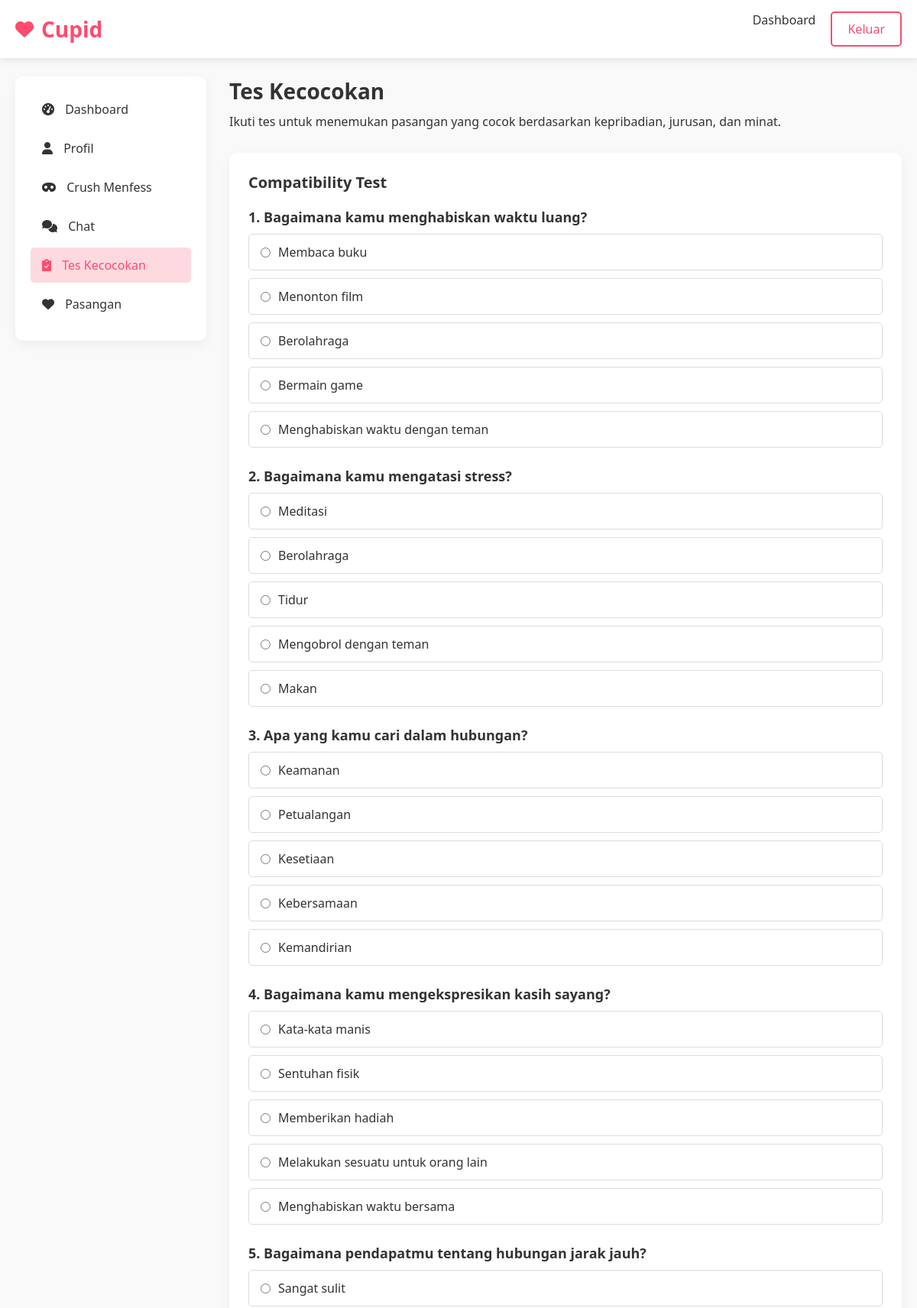
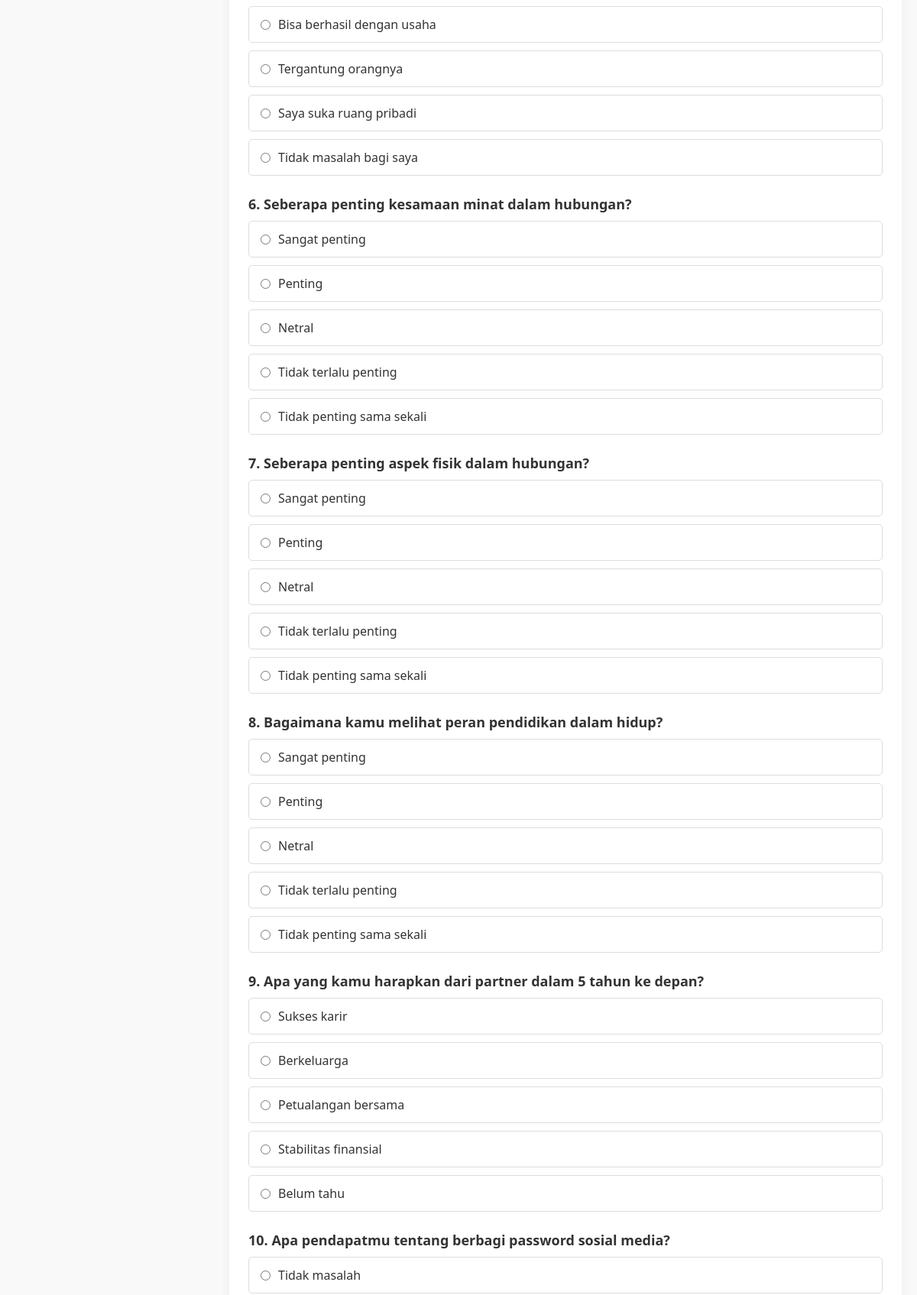
/dashboard.php?page=compatibility (signed in, upper part), run on the app's committed database (2 pictures, top to bottom).
### tables this page shows
CREATE TABLE IF NOT EXISTS compatibility_questions (
    id INT AUTO_INCREMENT PRIMARY KEY,
    question_text TEXT NOT NULL,
    option_1 VARCHAR(255) NOT NULL,
    option_2 VARCHAR(255) NOT NULL,
    option_3 VARCHAR(255) NOT NULL,
    option_4 VARCHAR(255) NOT NULL,
    option_5 VARCHAR(255) NOT NULL,
    created_at TIMESTAMP DEFAULT CURRENT_TIMESTAMP
);

### dashboard.php (the view, shortened to what this page needs)
<?php
require_once 'config.php';
$user_id = $_SESSION['user_id'];
$sql = "SELECT * FROM users WHERE id = ?";
$stmt = $conn->prepare($sql);
$stmt->bind_param("i", $user_id);
$stmt->execute();
$result = $stmt->get_result();
$user = $result->fetch_assoc();
$profile_sql = "SELECT * FROM profiles WHERE user_id = ?";
$profile_stmt = $conn->prepare($profile_sql);
$profile_stmt->bind_param("i", $user_id);
$profile_stmt->execute();
$profile_result = $profile_stmt->get_result();
$profile = $profile_result->fetch_assoc();
$profile_complete = ($profile && !empty($profile['interests']) && !empty($profile['bio']));
$menfess_sql = "SELECT m.*,
                CASE WHEN m.sender_id = ? THEN 'sent' ELSE 'received' END as type,
                CASE
                    WHEN (SELECT COUNT(*) FROM menfess_likes WHERE user_id = ? AND menfess_id = m.id) > 0
                    THEN 1 ELSE 0
                END as liked
                FROM menfess m
                WHERE m.receiver_id = ? OR m.sender_id = ?
                ORDER BY m.created_at DESC";
$menfess_stmt = $conn->prepare($menfess_sql);
$menfess_stmt->bind_param("iiii", $user_id, $user_id, $user_id, $user_id);
$menfess_stmt->execute();
$menfess_result = $menfess_stmt->get_result();
$menfess_messages = [];
while ($row = $menfess_result->fetch_assoc()) {
    $menfess_messages[] = $row;
}
$chat_sessions = [];
$test_taken_sql = "SELECT * FROM compatibility_results WHERE user_id = ?";
$test_taken_stmt = $conn->prepare($test_taken_sql);
$test_taken_stmt->bind_param("i", $user_id);
$test_taken_stmt->execute();
$test_taken_result = $test_taken_stmt->get_result();
$test_taken = ($test_taken_result->num_rows > 0);
$questions_sql = "SELECT * FROM compatibility_questions";
$questions_result = $conn->query($questions_sql);
$questions = [];
while ($row = $questions_result->fetch_assoc()) {
    $questions[] = $row;
}
$page = isset($_GET['page']) ? $_GET['page'] : 'dashboard';
?>
<!DOCTYPE html>
<html lang="id">
<head>
    <link href="https://cdnjs.cloudflare.com/ajax/libs/font-awesome/6.0.0-beta3/css/all.min.css" rel="stylesheet">
</head>
<body>
    <header>
        <div class="container">
            <div class="header-content">
                <a href="index.php" class="logo">
                    <i class="fas fa-heart"></i> Cupid
                </a>
                <nav>
                    <ul>
                        <li><a href="dashboard.php">Dashboard</a></li>
                        <li>
                            <a href="logout.php" class="btn btn-outline">Keluar</a>
                        </li>
                    </ul>
                </nav>
            </div>
        </div>
    </header>
    <section class="dashboard">
        <div class="container">
            <div class="dashboard-container">
                <div class="sidebar">
                    <ul class="sidebar-menu">
                        <li>
                            <a href="?page=dashboard" class="<?php echo $page === 'dashboard' ? 'active' : ''; ?>">
                                <i class="fas fa-tachometer-alt"></i> Dashboard
                            </a>
                        </li>
                        <li>
                            <a href="?page=profile" class="<?php echo $page === 'profile' ? 'active' : ''; ?>">
                                <i class="fas fa-user"></i> Profil
                            </a>
                        </li>
                        <li>
                            <a href="?page=menfess" class="<?php echo $page === 'menfess' ? 'active' : ''; ?>">
                                <i class="fas fa-mask"></i> Crush Menfess
                            </a>
                        </li>
                        <li>
                            <a href="?page=chat" class="<?php echo $page === 'chat' ? 'active' : ''; ?>">
                                <i class="fas fa-comments"></i> Chat
                            </a>
                        </li>
                        <li>
                            <a href="?page=compatibility" class="<?php echo $page === 'compatibility' ? 'active' : ''; ?>">
                                <i class="fas fa-clipboard-check"></i> Tes Kecocokan
                            </a>
                        </li>
                        <li>
                            <a href="?page=matches" class="<?php echo $page === 'matches' ? 'active' : ''; ?>">
                                <i class="fas fa-heart"></i> Pasangan
                            </a>
                        </li>
                    </ul>
                </div>
                <div class="main-content">
                    <?php if ($page === 'dashboard'): ?>
                        <div class="dashboard-header">
                            <h2>Dashboard</h2>
                            <p>Selamat datang, <?php echo htmlspecialchars($user['name']); ?>!</p>
                        </div>
                        <?php if (!$profile_complete): ?>
                        <div class="card">
                            <div class="card-header">
                                <h3>Lengkapi Profil Anda</h3>
                            </div>
                            <p>Lengkapi profil Anda untuk meningkatkan peluang menemukan pasangan yang cocok!</p>
                            <a href="?page=profile" class="btn" style="margin-top: 15px;">Lengkapi Profil</a>
                        </div>
                        <?php endif; ?>
                        <div class="card">
                            <div class="card-header">
                                <h3>Aktivitas Terbaru</h3>
                            </div>
                            <div class="recent-activity">
                                <?php if (empty($menfess_messages) && empty($chat_sessions)): ?>
                                    <p>Belum ada aktivitas baru.</p>
                                <?php else: ?>
                                    <ul style="list-style: none; padding: 0;">
                                        <?php
                                        $count = 0;
                                        foreach ($menfess_messages as $message) {
                                            if ($count >= 3) break;
                                            $type = $message['type'] === 'sent' ? 'mengirim' : 'menerima';
                                            echo '<li style="padding: 10px 0; border-bottom: 1px solid #eee;">';
                                            echo '<i class="fas fa-mask" style="margin-right: 10px; color: var(--primary);"></i>';
                                            echo 'Anda ' . $type . ' pesan menfess. ';
                                            echo '<span style="color: #999; font-size: 12px;">' . date('d M Y H:i', strtotime($message['created_at'])) . '</span>';
                                            echo '</li>';
                                            $count++;
                                        }
                                        foreach ($chat_sessions as $session) {
                                            if ($count >= 3) break;
                                            echo '<li style="padding: 10px 0; border-bottom: 1px solid #eee;">';
                                            echo '<i class="fas fa-comments" style="margin-right: 10px; color: var(--primary);"></i>';
                                            echo 'Chat dengan ' . htmlspecialchars($session['partner_name']);
                                            if ($session['is_blind']) {
                                                echo ' (Blind Chat)';
                                            }
                                            echo ' <span style="color: #999; font-size: 12px;">' . date('d M Y H:i', strtotime($session['last_message_time'])) . '</span>';
                                            echo '</li>';
                                            $count++;
                                        }
                                        ?>
                                    </ul>
                                <?php endif; ?>
                            </div>
                        </div>
                        <div class="card">
                            <div class="card-header">
                                <h3>Fitur Utama</h3>
                            </div>
                            <div class="features-grid" style="display: grid; grid-template-columns: repeat(auto-fit, minmax(250px, 1fr)); gap: 20px; margin-top: 20px;">
                                <div class="feature-box" style="text-align: center; padding: 20px; background-color: #f9f9f9; border-radius: 10px;">
                                    <i class="fas fa-mask" style="font-size: 40px; color: var(--primary); margin-bottom: 15px;"></i>
                                    <h4>Anonymous Crush Menfess</h4>
                                    <p style="margin-bottom: 15px;">Kirim pesan anonim ke crush kamu!</p>
                                    <a href="?page=menfess" class="btn btn-outline">Kirim Menfess</a>
                                </div>
                                <div class="feature-box" style="text-align: center; padding: 20px; background-color: #f9f9f9; border-radius: 10px;">
                                    <i class="fas fa-comments" style="font-size: 40px; color: var(--primary); margin-bottom: 15px;"></i>
                                    <h4>Blind Chat</h4>
                                    <p style="margin-bottom: 15px;">Chat dengan mahasiswa acak!</p>
                                    <a href="?page=chat" class="btn btn-outline">Mulai Chat</a>
                                </div>
                                <div class="feature-box" style="text-align: center; padding: 20px; background-color: #f9f9f9; border-radius: 10px;">
                                    <i class="fas fa-clipboard-check" style="font-size: 40px; color: var(--primary); margin-bottom: 15px;"></i>
                                    <h4>Compatibility Test</h4>
                                    <p style="margin-bottom: 15px;">Temukan kecocokan berdasarkan kepribadian!</p>
                                    <a href="?page=compatibility" class="btn btn-outline">Ikuti Tes</a>
                                </div>
                            </div>
                        </div>
                    <?php elseif ($page === 'compatibility'): ?>
                        <div class="dashboard-header">
                            <h2>Tes Kecocokan</h2>
                            <p>Ikuti tes untuk menemukan pasangan yang cocok berdasarkan kepribadian, jurusan, dan minat.</p>
                        </div>
                        <?php if (!$test_taken): ?>
                        <div class="card">
                            <div class="card-header">
                                <h3>Compatibility Test</h3>
                            </div>
                            <form method="post">
                                <?php foreach ($questions as $index => $question): ?>
                                <div class="question">
                                    <h4><?php echo ($index + 1) . '. ' . htmlspecialchars($question['question_text']); ?></h4>
                                    <div class="options">
                                        <?php for ($i = 1; $i <= 5; $i++): ?>
                                        <label class="option">
                                            <input type="radio" name="q_<?php echo $question['id']; ?>" value="<?php echo $i; ?>" required>
                                            <?php echo htmlspecialchars($question['option_' . $i]); ?>
                                        </label>
                                        <?php endfor; ?>
                                    </div>
                                </div>
                                <?php endforeach; ?>
                            </form>
                        </div>
                        <?php endif; ?>
                    <?php endif; ?>
                </div>
            </div>
        </div>
    </section>
</body>
</html>

### dashboard.php (style rules this page uses)
:root { --primary: #ff4b6e; --secondary: #ffd9e0; --dark: #333333; --light: #ffffff; --accent: #ff8fa3; }
* { margin: 0; padding: 0; box-sizing: border-box; font-family: 'Segoe UI', Tahoma, Geneva, Verdana, sans-serif; }
body { background-color: #f9f9f9; color: var(--dark); }
.container { width: 100%; max-width: 1200px; margin: 0 auto; padding: 0 20px; }
header { background-color: var(--light); box-shadow: 0 2px 10px rgba(0, 0, 0, 0.1); position: fixed; width: 100%; top: 0; z-index: 100; }
.header-content { display: flex; justify-content: space-between; align-items: center; padding: 15px 0; }
.logo { font-size: 28px; font-weight: bold; color: var(--primary); text-decoration: none; display: flex; align-items: center; }
.logo i { margin-right: 10px; font-size: 24px; }
nav ul { display: flex; list-style: none; }
nav ul li { margin-left: 20px; }
nav ul li a { text-decoration: none; color: var(--dark); font-weight: 500; transition: color 0.3s; }
.btn { display: inline-block; padding: 10px 20px; background-color: var(--primary); color: var(--light); border: none; border-radius: 5px; cursor: pointer; text-decoration: none; font-weight: 500; transition: background-color 0.3s; }
.btn-outline { background-color: transparent; border: 2px solid var(--primary); color: var(--primary); }
.dashboard { padding-top: 100px; min-height: 100vh; background-color: #f9f9f9; }
.dashboard-container { display: grid; grid-template-columns: 250px 1fr; gap: 30px; }
.sidebar { background-color: var(--light); border-radius: 10px; padding: 20px; box-shadow: 0 5px 15px rgba(0, 0, 0, 0.05); height: fit-content; position: sticky; top: 100px; }
.sidebar-menu { list-style: none; }
.sidebar-menu li { margin-bottom: 5px; }
.sidebar-menu a { display: block; padding: 12px 15px; color: var(--dark); text-decoration: none; border-radius: 5px; transition: background-color 0.3s; }
.sidebar-menu a:hover, .sidebar-menu a.active { background-color: var(--secondary); color: var(--primary); }
.sidebar-menu i { margin-right: 10px; }
.main-content { padding-bottom: 50px; }
.dashboard-header { margin-bottom: 30px; }
.dashboard-header h2 { font-size: 28px; margin-bottom: 10px; }
.card { background-color: var(--light); border-radius: 10px; padding: 25px; box-shadow: 0 5px 15px rgba(0, 0, 0, 0.05); margin-bottom: 30px; }
.card-header { margin-bottom: 20px; }
.card-header h3 { font-size: 20px; }
.question { margin-bottom: 25px; }
.question h4 { font-size: 18px; margin-bottom: 10px; }
.options { display: flex; flex-direction: column; gap: 10px; }
.option { display: flex; align-items: center; padding: 12px 15px; border: 1px solid #ddd; border-radius: 5px; cursor: pointer; transition: all 0.3s; }
.option input { margin-right: 10px; }

### data on the page
compatibility_questions: question_text "Bagaimana kamu menghabiskan waktu luang?", option_1 "Membaca buku", option_2 "Menonton film", option_3 "Berolahraga", option_4 "Bermain game", option_5 "Menghabiskan waktu dengan teman"
compatibility_questions: question_text "Bagaimana kamu mengatasi stress?", option_1 "Meditasi", option_2 "Berolahraga", option_3 "Tidur", option_4 "Mengobrol dengan teman", option_5 "Makan"
compatibility_questions: question_text "Apa yang kamu cari dalam hubungan?", option_1 "Keamanan", option_2 "Petualangan", option_3 "Kesetiaan", option_4 "Kebersamaan", option_5 "Kemandirian"
compatibility_questions: question_text "Bagaimana kamu mengekspresikan kasih sayang?", option_1 "Kata-kata manis", option_2 "Sentuhan fisik", option_3 "Memberikan hadiah", option_4 "Melakukan sesuatu untuk orang lain", option_5 "Menghabiskan waktu bersama"
compatibility_questions: question_text "Bagaimana pendapatmu tentang hubungan jarak jauh?", option_1 "Sangat sulit", option_2 "Bisa berhasil dengan usaha", option_3 "Tergantung orangnya", option_4 "Saya suka ruang pribadi", option_5 "Tidak masalah bagi saya"
compatibility_questions: question_text "Seberapa penting kesamaan minat dalam hubungan?", option_1 "Sangat penting", option_2 "Penting", option_3 "Netral", option_4 "Tidak terlalu penting", option_5 "Tidak penting sama sekali"
compatibility_questions: question_text "Seberapa penting aspek fisik dalam hubungan?", option_1 "Sangat penting", option_2 "Penting", option_3 "Netral", option_4 "Tidak terlalu penting", option_5 "Tidak penting sama sekali"
compatibility_questions: question_text "Bagaimana kamu melihat peran pendidikan dalam hidup?", option_1 "Sangat penting", option_2 "Penting", option_3 "Netral", option_4 "Tidak terlalu penting", option_5 "Tidak penting sama sekali"
compatibility_questions: question_text "Apa yang kamu harapkan dari partner dalam 5 tahun ke depan?", option_1 "Sukses karir", option_2 "Berkeluarga", option_3 "Petualangan bersama", option_4 "Stabilitas finansial", option_5 "Belum tahu"
compatibility_questions: question_text "Apa pendapatmu tentang berbagi password sosial media?", option_1 "Tidak masalah"
